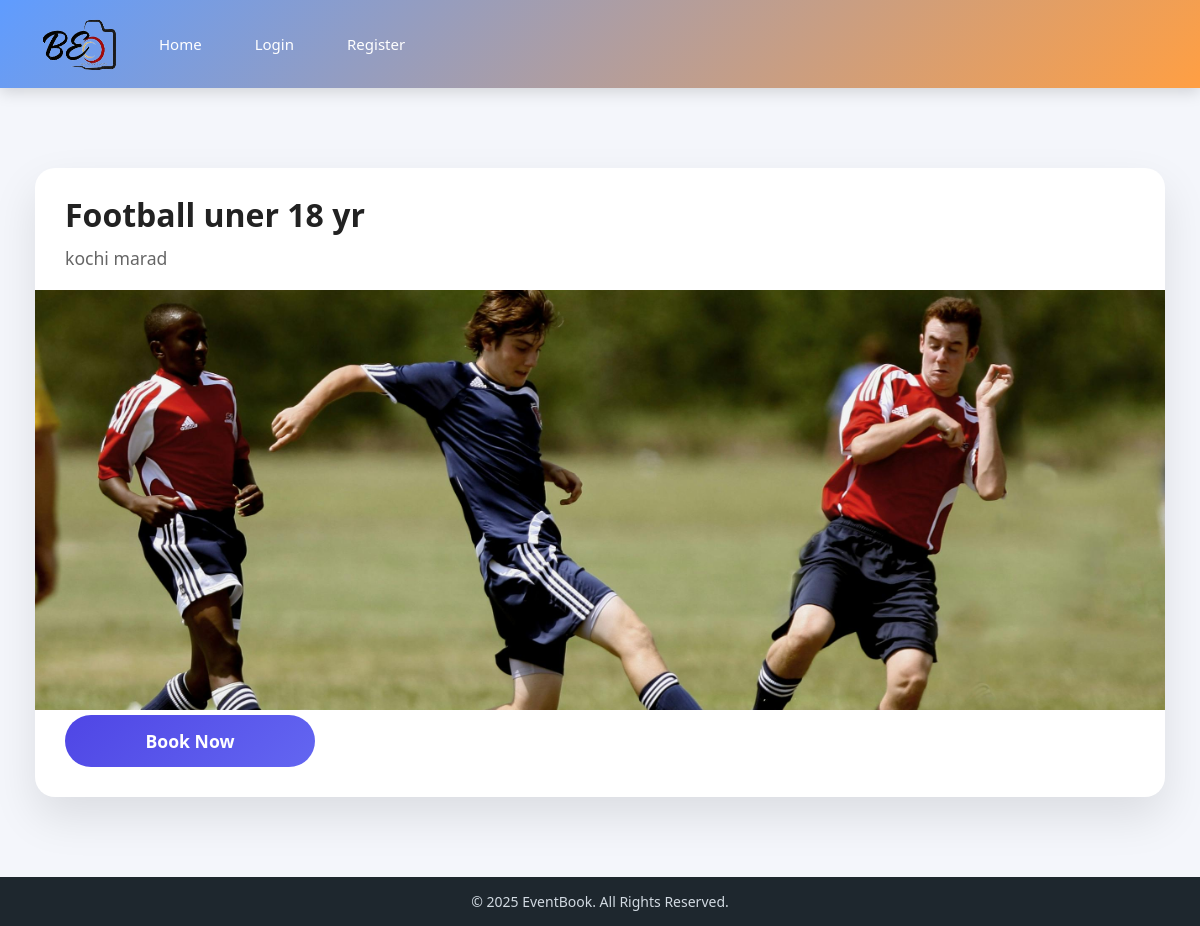
Screenshot of /event_detail/3 with the database file from the repository.
### app1/models.py (models this page shows, shortened)
class Events(models.Model):
    hoster = models.ForeignKey(CustomUser,on_delete=models.CASCADE,null=True)
    title = models.CharField(max_length=50)
    event_cat = models.ForeignKey(event_category,on_delete=models.CASCADE)
    location = models.TextField(null=True)
    e_image = models.ImageField(upload_to='events')
    STATUS = (
        ('pending','pending'),
        ('approved','approved'),
        ('rejected','rejected')
    )
    admin_approval = models.CharField(max_length=50,choices=STATUS,default='pending')

### app1/views.py (the view)
# urls.py: path('event_detail/<int:did>',event_detail,name='event_detail'),
def event_detail(request,did):
    event = Events.objects.get(id=did)
    return render(request,'event_detail.html',{'event':event})

### template/event_detail.html (shortened to what this page needs)
{%extends 'base.html'%}
{%block contents%}
<!DOCTYPE html>
<html lang="en">
<head>
    <link rel="stylesheet" href="/static/css/event_detaile.css">
</head>
<body>
    <div class="detail_view_event">
        <div class="detail_card">
            <h3>{{event.title}}</h3>
            <p>{{event.location}}</p>
            <img src="/{{event.e_image}}" alt="" width="350px" height="310px">
            <a href="{% url 'eventbooking' event.id %}"><button>Book Now</button></a>
        </div>
    </div>
</body>
</html>
{%endblock%}

### static/css/base_pg.css (style rules this page uses)
* { margin: 0; padding: 0; box-sizing: border-box; }
html, body { height: 100%; }
body { font-family: "Segoe UI", Tahoma, sans-serif; background: #f4f6fb; }

### static/css/event_detaile.css (style rules this page uses)
* { margin: 0; padding: 0; box-sizing: border-box; font-family: "Segoe UI", Tahoma, sans-serif; }
body { background: #f4f6fb; color: #222; }
.detail_view_event { max-width: 1200px; margin: auto; padding: 40px 15px; }
.detail_card { background: #fff; border-radius: 20px; overflow: hidden; box-shadow: 0 20px 45px rgba(0, 0, 0, 0.1); }
.detail_card img { width: 100%; height: 420px; object-fit: cover; }
.detail_card h3 { font-size: 2rem; padding: 25px 30px 10px; }
.detail_card p { padding: 0 30px 20px; font-size: 1.1rem; color: #666; }
.detail_card a { display: block; padding: 0 30px 30px; }
.detail_card button { width: 250px; padding: 14px; font-size: 1.1rem; font-weight: 600; color: #fff; border: none; border-radius: 30px; background: linear-gradient(135deg, #4f46e5, #6366f1); cursor: pointer; transition: 0.3s ease; }

### rows the page displays
Events: title "Football uner 18 yr", location "kochi marad", e_image (picture)
